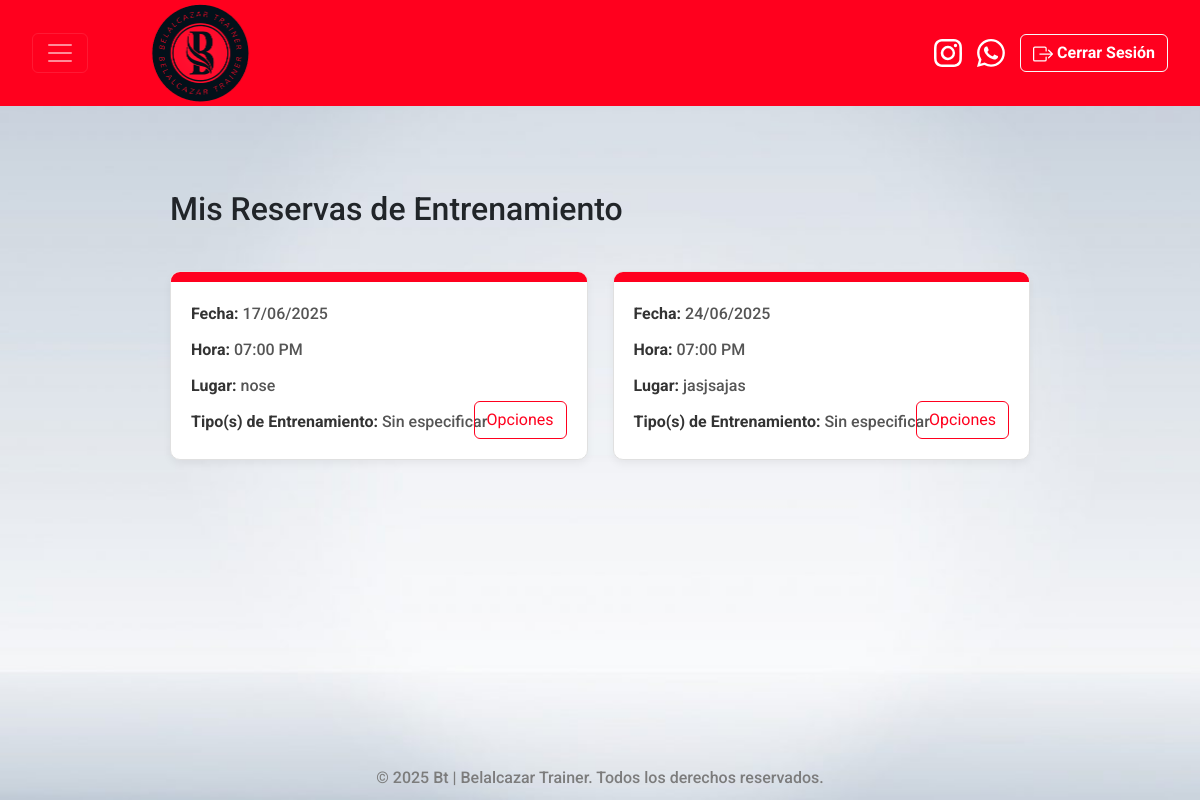
The app's page /view_reservations/ (signed in), older data.
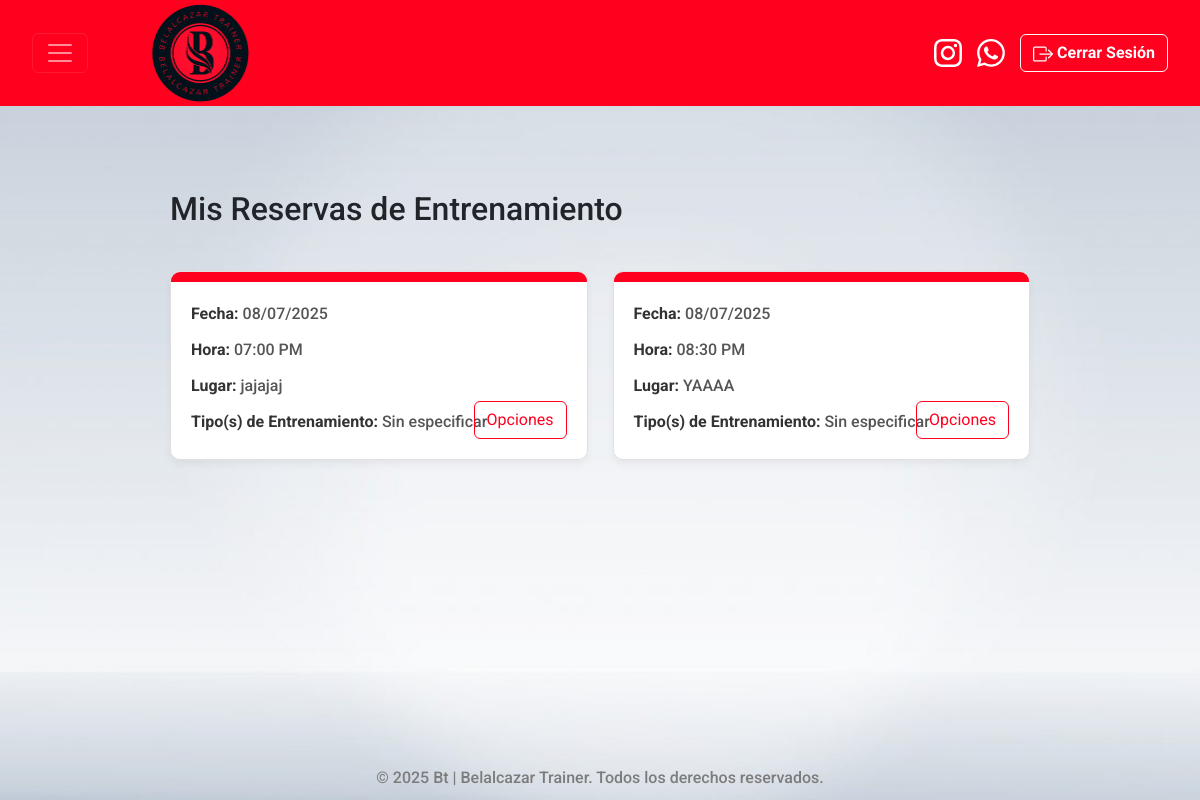
The same page, newer data.
### reservas/models.py (models this page shows, shortened)
class TrainingReservation(models.Model):
    date = models.DateField(verbose_name="Fecha", default=timezone.now)
    time = models.TimeField(verbose_name="Hora del entrenamiento")
    location = models.CharField(max_length=50, verbose_name="Dirección lugar de entrenamiento")
    training_type = models.ForeignKey(TrainingType, on_delete=models.SET_NULL, null=True)
    phone = models.CharField(max_length=20, verbose_name="Celular del cliente")
    notes = models.CharField(max_length=150, verbose_name="Comentarios adicionales")
    user = models.ForeignKey(User, on_delete=models.CASCADE, verbose_name="Usuario", default=None)
    google_event_id = models.CharField(max_length=255, null=True, blank=True)
    completed = models.BooleanField(default=False, verbose_name="Completado")
    class Meta:
        verbose_name = "Reserva de entrenamiento"
        verbose_name_plural = "Reservas de entrenamiento"
        ordering = ['date']

### bt/views.py (the view)
# urls.py: path('view_reservations/', views.view_reservations, name='view_reservations'),
@login_required
def view_reservations(request):
    reservas_del_usuario = TrainingReservation.objects.filter(user=request.user).prefetch_related('training_type').order_by('date', 'time')
    contexto = {
        'reservas': reservas_del_usuario
    }
    return render(request, 'reserve/view_reservations.html', contexto)

### templates/reserve/view_reservations.html (shortened to what this page needs)
{% extends 'base.html' %}
{% load static %}
{% block extra_css %}
<link rel="stylesheet" href="{% static 'css/reserve/view_reservations.css'%}">
{% endblock %}
{% block enlace_logo %}
<a href='/home/'>
{% endblock %}
{% block extra_navbar %}
<a href="/logout/" button type="button" class="btn btn-outline-light logout-btn">  Cerrar Sesión</button></a>
{% endblock %}
{% block content %}
<div class="container" style="max-width: 900px; margin: 20px auto; padding: 20px;">
    <h2>Mis Reservas de Entrenamiento </h2>
    {% if reservas %}
        <div class="reservas-grid">
            {% for reserva in reservas %}
                <div class="reserva-card">
                    <p><strong>Fecha:</strong> {{ reserva.date|date:"d/m/Y" }}</p>
                    <p><strong>Hora:</strong> {{ reserva.time|time:"h:i A" }}</p>
                    <p><strong>Lugar:</strong> {{ reserva.location }}</p>
                    <p>
                        <strong>Tipo(s) de Entrenamiento:</strong>
                        {% if reserva.training_type %}
                            {{ reserva.training_type.name }}
                        {% else %}
                          Sin especificar
                        {% endif %}
                    </p>
                    <div class="button-container">
                        <button type="button" class="btn btn-outline-danger custom-btn" data-reservation-id="{{ reserva.id }}">Opciones</button>
                    </div>
                </div>
            {% endfor %}
        </div>
    {% else %}
        <div class="no-appointments">
            <p>No tienes ninguna reserva de entrenamiento en este momento.</p>
            <a href="{% url 'reserve' %}" class="reserve-now-link">¡Haz una reserva ahora!</a>
        </div>
    {% endif %}
</div>
{% endblock %}

Row changes from the older to the newer data that the page shows:
removed TrainingReservation: date "17/06/2025", time "07:00 PM", location "nose", shows "Sin especificar"
removed TrainingReservation: date "24/06/2025", time "07:00 PM", location "jasjsajas", shows "Sin especificar"
added TrainingReservation: date "08/07/2025", time "07:00 PM", location "jajajaj", shows "Sin especificar"
added TrainingReservation: date "08/07/2025", time "08:30 PM", location "YAAAA", shows "Sin especificar"
